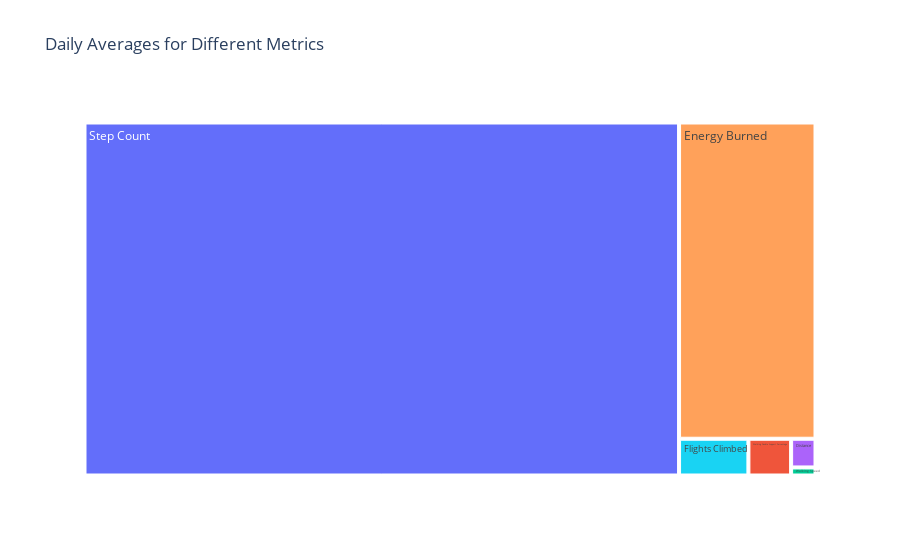

Here is the notebook cell this chart was saved with:
### Code cell
# compare the daily average of all the health and fitness metrics:

# Convert relevant columns to numeric
columns_to_convert = ["Step Count", "Distance", "Energy Burned", "Flights Climbed", "Walking Double Support Percentage", "Walking Speed"]
for column in columns_to_convert:
    df[column] = pd.to_numeric(df[column], errors='coerce')

# Group by Date and calculate mean
daily_avg_metrics = df.groupby("Date").mean().reset_index()

# Melt the DataFrame
daily_avg_metrics_melted = daily_avg_metrics.melt(
    id_vars=["Date"], 
    value_vars=columns_to_convert
)

# Treemap of Daily Averages for Different Metrics Over Several Weeks
fig = px.treemap(daily_avg_metrics_melted,
                 path=["variable"],
                 values="value",
                 color="variable",
                 hover_data={"value": True},
                 title="Daily Averages for Different Metrics")
fig.show()

### Figure 1 — Plotly figure (JSON) as saved in the notebook; plotly's stock layout.template omitted (floating-point values rounded to 4 significant figures)
{"data": [{"branchvalues": "total", "customdata": [[5350, "Step Count"], [40, "Walking Double Support Percentage"], [5, "Walking Speed"], [17.85, "Distance"], [1100, "Energy Burned"], [65, "Flights Climbed"]], "domain": {"x": [0, 1], "y": [0, 1]}, "hovertemplate": "labels=%{label}<br>value=%{customdata[0]}<br>parent=%{parent}<br>id=%{id}<br>variable=%{customdata[1]}<extra></extra>", "ids": ["Step Count", "Walking Double Support Percentage", "Walking Speed", "Distance", "Energy Burned", "Flights Climbed"], "labels": ["Step Count", "Walking Double Support Percentage", "Walking Speed", "Distance", "Energy Burned", "Flights Climbed"], "marker": {"colors": ["#636efa", "#EF553B", "#00cc96", "#ab63fa", "#FFA15A", "#19d3f3"]}, "name": "", "parents": ["", "", "", "", "", ""], "type": "treemap", "values": [5350, 40, 5, 17.85, 1100, 65]}], "layout": {"legend": {"tracegroupgap": 0}, "title": {"text": "Daily Averages for Different Metrics"}}}
